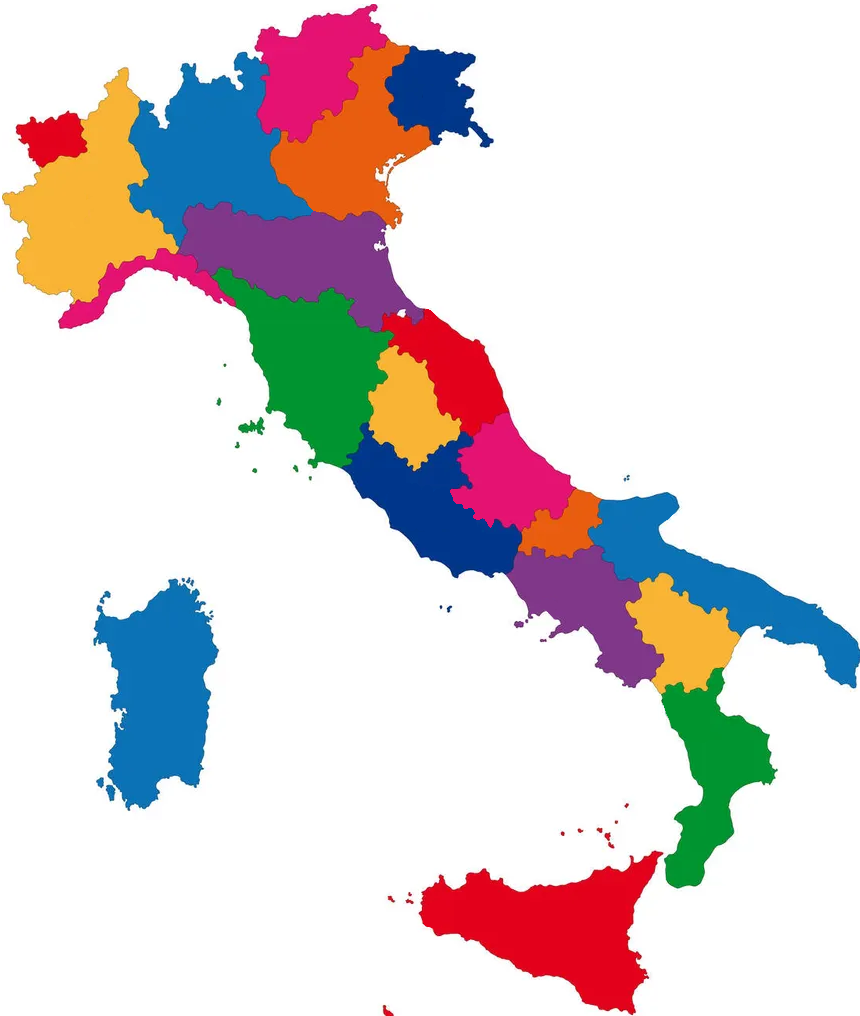
#> input picture FotoMappa/Originale/mappaItalia1.png, 860 x 1016 px
$ python pixelator.py
#> lines starting #> are read from the running program, lines starting #| are printed output that depends on the picture
from PIL import Image

def pixelate_map(input_path, output_path, grid_width):
    """
    Legge un'immagine, la ridimensiona in una griglia per creare un effetto pixelato
    e la salva.

    :param input_path: Percorso dell'immagine originale (es. 'mappa.jpg')
    :param output_path: Percorso in cui salvare l'immagine finale (es. 'mappa_pixel.png')
    :param grid_width: Numero di "quadretti" o pixel che comporranno la base
    """
#> called with input_path = 'FotoMappa/Originale/mappaItalia1.png', grid_width = 200
    try:
        # 1. Apri l'immagine originale
        img = Image.open(input_path)
#> img is the input picture: PIL image 860x1016 RGBA; mean R, G, B, A 217.8, 209.3, 211.2, 253.4
        orig_width, orig_height = img.size
#> orig_width = 860; orig_height = 1016

        # 2. Calcola l'altezza proporzionale
        # Moltiplichiamo l'altezza originale per il rapporto tra la nuova e la vecchia base
        aspect_ratio = orig_height / orig_width
#> aspect_ratio = 1.18
        grid_height = int(grid_width * aspect_ratio)
#> grid_height = 236

        # Assicuriamoci che l'altezza sia almeno 1 pixel
        grid_height = max(1, grid_height)

        print(f"Dimensioni originali: {orig_width}x{orig_height}")
#| Dimensioni originali: 860x1016
        print(f"Dimensioni griglia pixel: {grid_width}x{grid_height}")
#| Dimensioni griglia pixel: 200x236

        # 3. Rimpicciolisci l'immagine (Downscale)
        # Usa NEAREST per mappe a colori netti, così non crea colori intermedi sfumati
        # che rovinerebbero i confini degli stati/regioni.
        small_img = img.resize((grid_width, grid_height), resample=Image.Resampling.NEAREST)
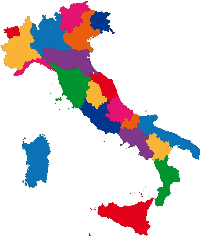
#> small_img: PIL image 200x236 RGBA; mean R, G, B, A 218.3, 209.8, 211.7, 253.9; transparent parts drawn white

        # 4. Salva il risultato
        small_img.save(output_path)
        print(f"Immagine pixelata salvata con successo in: {output_path}")

    except FileNotFoundError:
        print(f"Errore: Il file {input_path} non è stato trovato.")
    except Exception as e:
        print(f"Si è verificato un errore: {e}")

# ==========================================
# Esempio di utilizzo dello script
# ==========================================
if __name__ == "__main__":
    # Sostituire questi valori con quelli di necessità
    percorso_immagine_originale = "FotoMappa/Originale/mappaItalia1.png"  # Inserisci il nome della tua foto
    percorso_immagine_finale = "FotoMappa/Pixellata/mappaItalia1_pixellata.png"

    # parametro_base indica di quante celle deve essere composta la base. L'altezza viene
    # definita in base alla proporzione con la basa per mantenere l'aspect-ratio
    # Più il numero è piccolo, più l'immagine sarà sgranata.
    parametro_base = 200

    pixelate_map(
        input_path=percorso_immagine_originale,
        output_path=percorso_immagine_finale,
        grid_width=parametro_base
    )
